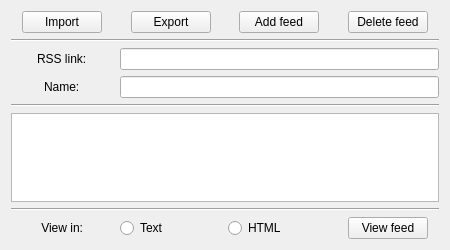
<?xml version="1.0" encoding="UTF-8"?>
<ui version="4.0">
 <class>MainForm</class>
 <widget class="QWidget" name="MainForm">
  <property name="windowModality">
   <enum>Qt::ApplicationModal</enum>
  </property>
  <property name="geometry">
   <rect>
    <x>0</x>
    <y>0</y>
    <width>450</width>
    <height>250</height>
   </rect>
  </property>
  <property name="sizePolicy">
   <sizepolicy hsizetype="Fixed" vsizetype="Fixed">
    <horstretch>0</horstretch>
    <verstretch>0</verstretch>
   </sizepolicy>
  </property>
  <property name="minimumSize">
   <size>
    <width>450</width>
    <height>250</height>
   </size>
  </property>
  <property name="maximumSize">
   <size>
    <width>450</width>
    <height>250</height>
   </size>
  </property>
  <property name="windowTitle">
   <string>RSS reader</string>
  </property>
  <layout class="QFormLayout" name="formLayout">
   <item row="0" column="0" colspan="2">
    <layout class="QGridLayout" name="gridLayout">
     <item row="4" column="0" colspan="4">
      <widget class="Line" name="line_2">
       <property name="orientation">
        <enum>Qt::Horizontal</enum>
       </property>
      </widget>
     </item>
     <item row="1" column="0" colspan="4">
      <widget class="Line" name="line">
       <property name="orientation">
        <enum>Qt::Horizontal</enum>
       </property>
      </widget>
     </item>
     <item row="6" column="0" colspan="4">
      <widget class="Line" name="line_3">
       <property name="orientation">
        <enum>Qt::Horizontal</enum>
       </property>
      </widget>
     </item>
     <item row="0" column="1" alignment="Qt::AlignHCenter">
      <widget class="QPushButton" name="btnExport">
       <property name="text">
        <string>Export</string>
       </property>
      </widget>
     </item>
     <item row="2" column="1" colspan="3">
      <widget class="QLineEdit" name="txtLink"/>
     </item>
     <item row="7" column="3" alignment="Qt::AlignHCenter">
      <widget class="QPushButton" name="btnView">
       <property name="text">
        <string>View feed</string>
       </property>
      </widget>
     </item>
     <item row="3" column="0" alignment="Qt::AlignHCenter">
      <widget class="QLabel" name="lblName">
       <property name="text">
        <string>Name:</string>
       </property>
      </widget>
     </item>
     <item row="2" column="0" alignment="Qt::AlignHCenter">
      <widget class="QLabel" name="lblAdd">
       <property name="text">
        <string>RSS link:</string>
       </property>
      </widget>
     </item>
     <item row="3" column="1" colspan="3">
      <widget class="QLineEdit" name="txtName"/>
     </item>
     <item row="7" column="1">
      <widget class="QRadioButton" name="rbText">
       <property name="text">
        <string>Text</string>
       </property>
      </widget>
     </item>
     <item row="7" column="0" alignment="Qt::AlignHCenter">
      <widget class="QLabel" name="lblView">
       <property name="text">
        <string>View in:</string>
       </property>
       <property name="alignment">
        <set>Qt::AlignRight|Qt::AlignTrailing|Qt::AlignVCenter</set>
       </property>
      </widget>
     </item>
     <item row="0" column="3" alignment="Qt::AlignHCenter">
      <widget class="QPushButton" name="btnDelete">
       <property name="text">
        <string>Delete feed</string>
       </property>
      </widget>
     </item>
     <item row="7" column="2">
      <widget class="QRadioButton" name="rbHtml">
       <property name="text">
        <string>HTML</string>
       </property>
      </widget>
     </item>
     <item row="0" column="0" alignment="Qt::AlignHCenter">
      <widget class="QPushButton" name="btnImport">
       <property name="text">
        <string>Import</string>
       </property>
      </widget>
     </item>
     <item row="0" column="2" alignment="Qt::AlignHCenter">
      <widget class="QPushButton" name="btnAdd">
       <property name="text">
        <string>Add feed</string>
       </property>
      </widget>
     </item>
     <item row="5" column="0" colspan="4">
      <widget class="QListWidget" name="listFeeds">
       <property name="editTriggers">
        <set>QAbstractItemView::CurrentChanged|QAbstractItemView::SelectedClicked</set>
       </property>
       <property name="wordWrap">
        <bool>true</bool>
       </property>
      </widget>
     </item>
    </layout>
   </item>
  </layout>
 </widget>
 <resources/>
 <connections/>
</ui>
